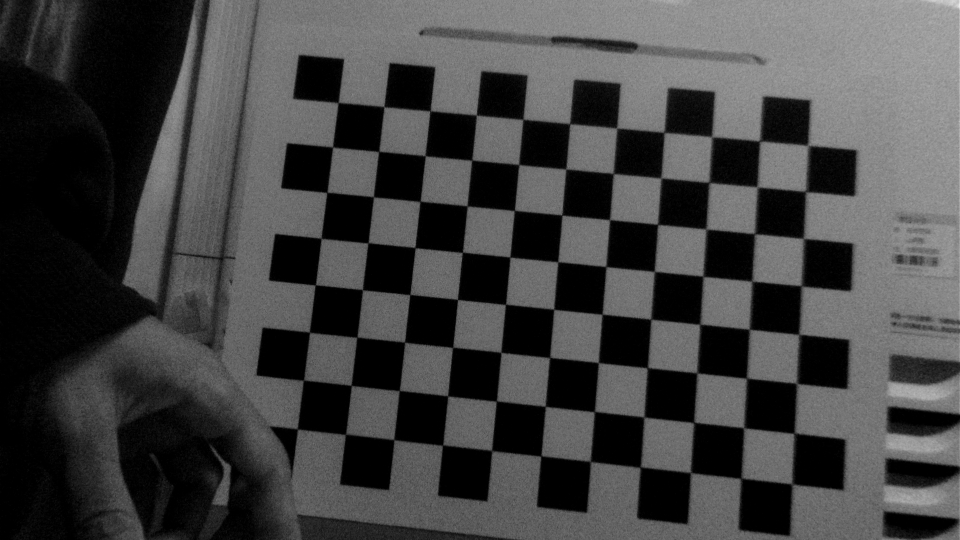
#> input picture deliverables/20261026/collab2_C22_seed7_board_trial/02_affine_220950/affine_plus24.png, 1920 x 1080 px (shown at 1/2 size); its folder holds 3 pictures in this run
$ python analyze_trial.py
#> lines starting #> are read from the running program, lines starting #| are printed output that depends on the picture; after the words box and inside, x2 and y2 are one past the last pixel; in counts of white or black regions, pixels touching at a corner belong together
"""Offline evidence checks; no UART or FPGA modifications."""
from pathlib import Path
import hashlib, json, sys
sys.path.insert(0, str(Path(__file__).parents[1]/'host_validation_deps'))
import cv2
import numpy as np

ROOT=Path('C:/Users/叶翔/Desktop/yx/G7_C22_seed7真实板测_二号_20261026')
out=Path(__file__).parent/'offline_analysis.json'
base=ROOT/'02_affine_220950'
images={name:cv2.imdecode(np.fromfile(str(base/(name+'.png')),np.uint8),cv2.IMREAD_GRAYSCALE)
        for name in ['affine_plus24','affine_minus24','real_restored']}
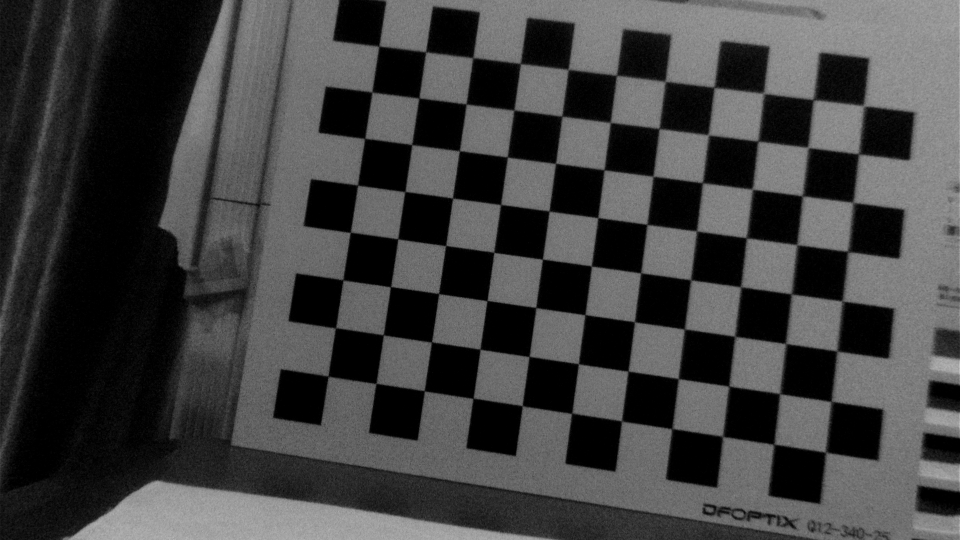
#> input picture deliverables/20261026/collab2_C22_seed7_board_trial/02_affine_220950/affine_minus24.png, 1920 x 1080 px (shown at 1/2 size)
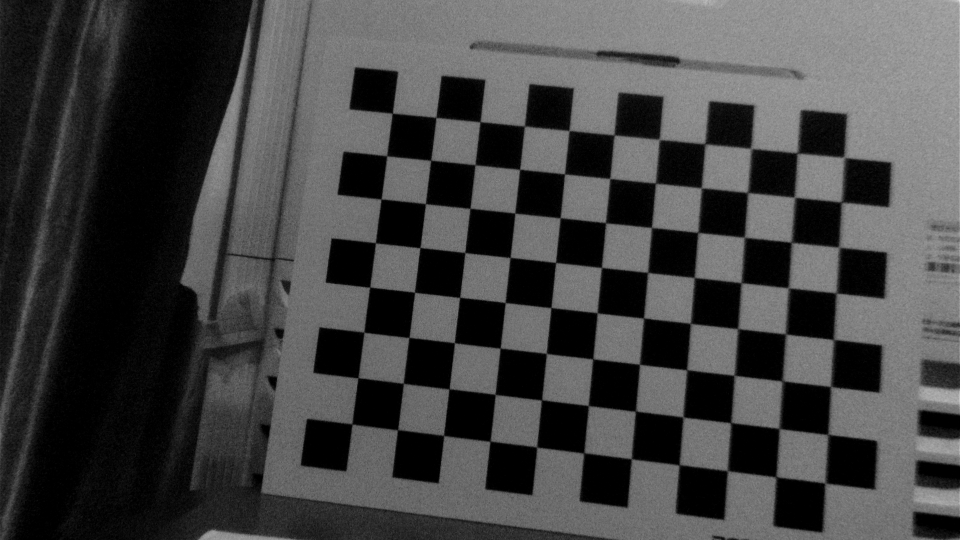
#> input picture deliverables/20261026/collab2_C22_seed7_board_trial/02_affine_220950/real_restored.png, 1920 x 1080 px (shown at 1/2 size)
#> images = 3 items
results=[]
for a,b,expected in [('affine_plus24','affine_minus24',48),('real_restored','affine_plus24',-24),('real_restored','affine_minus24',24)]:
    # Match the fixed, non-periodic room/book scene on the right; avoid checker aliases.
    mask=np.zeros_like(images[a]);mask[100:1000,1320:1880]=255
    orb=cv2.ORB_create(nfeatures=6000)
    ka,da=orb.detectAndCompute(images[a],mask)
    kb,db=orb.detectAndCompute(images[b],None)
    pairs=cv2.BFMatcher(cv2.NORM_HAMMING).knnMatch(da,db,k=2)
    good=[m for m,n in pairs if m.distance<.70*n.distance]
    pa=np.float32([ka[m.queryIdx].pt for m in good]);pb=np.float32([kb[m.trainIdx].pt for m in good])
    M,inliers=cv2.estimateAffinePartial2D(pa,pb,method=cv2.RANSAC,ransacReprojThreshold=2,maxIters=5000)
    take=inliers.ravel().astype(bool)
    delta=pb[take]-pa[take]
    med=np.median(delta,axis=0)
    results.append(dict(source=a,target=b,expected_image_dx_px=expected,
                        matches=len(good),inliers=int(take.sum()),median_dx_dy=med.tolist(),
                        median_residual_px=float(np.median(np.linalg.norm(delta-med,axis=1))),
                        affine_fit=M.tolist(),
                        verified=False,
                        note='Inconclusive: too few consistent inliers and scene movement; do not use as proof of affine effect'))
#> this loop made 3 passes
#> (pairs, good, M, med) on passes 1 to 2: (1434 matches, 31 matches, [[1.03, -0.0356, 60.45], [0.0356, 1.03, -138.6]], [74.37, -50.53]), (1519 matches, 81 matches, [[1.04, 0.00795, -138], [-0.00795, 1.04, -23.81]], [-73.05, -20.13])
#> (pairs, good, M, delta, med) on pass 3: (1519 matches, 31 matches, [[-4.65, -1.31, 7981.8], [1.31, -4.65, -177.1]], [[157, 905.8], [-399, 22.98]], [-121, 464.4])
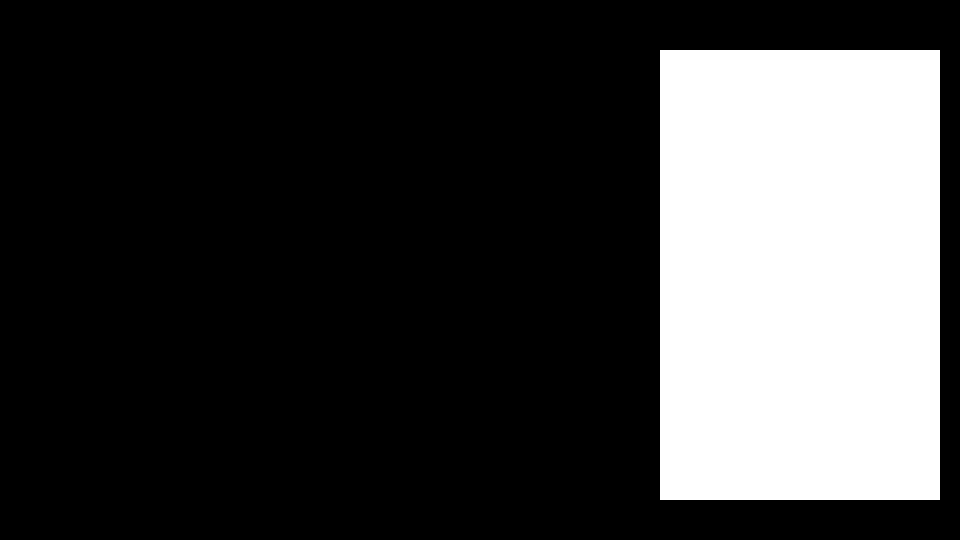
#> mask: shape (1080, 1920) (shown at 1/2 size); 24.3% white; 1 white region, box (x1, y1, x2, y2) and area: (1320, 100, 1880, 1000) 504000
#> after the loop, results = 3 items

# Independent double-precision Brown mapping: row-request locality diagnostic only.
# This deliberately does not model RTL rounding, prefetch, DDR grant latency or cycles.
fx,fy,cx,cy=1507.710442199695,1507.403518870939,883.533081692948,568.687748120301
k1,k2,p1,p2=-.381482584692,.156698401312,-.000303016236,-.000110983241
x=(np.arange(1920)-cx)/fx
#> x = 1920 values from -0.586 to 0.687
loads=0;tags=[-1]*4;cursor=0;row_span=[];per_line=[]
for v in range(1079,-1,-1):
    y=(v-cy)/fy;r2=x*x+y*y
    sy=np.clip(fy*(y*(1+k1*r2+k2*r2*r2)+p1*(r2+2*y*y)+2*p2*x*y)+cy,0,1079)
    row=1079-np.floor(sy).astype(int)
    row_span.append(int(row.max()-row.min()+1))
    # Consecutive identical row pairs have no intervening misses; collapse them.
    runs=np.r_[True,row[1:]!=row[:-1]]
    before=loads
    for a in row[runs]:
        a=int(a);b=max(0,a-1)
        while a not in tags or b not in tags:
            ha=a in tags;hb=b in tags
            target=b if ha else a
            victim=cursor
            if ha and not hb and tags[victim]==a: victim=(victim+1)%4
            elif not ha and hb and tags[victim]==b: victim=(victim+1)%4
            tags[victim]=target;cursor=(victim+1)%4;loads+=1
    per_line.append(loads-before)
#> after the loop, loads = 69916; per_line = 1080 values, max 126 at index 1078, min 0 at index 499, mean 64.74; row_span = 1080 values, max 72 at index 1078, min 1 at index 505, mean 37.62; tags = [979, 982, 981, 980]
result=dict(affine_image_checks=results,
            locality_diagnostic=dict(model='Independent float Brown map, 4 resident full source rows, round robin demand loading',
                source_row_span_per_output_line_max=max(row_span),
                source_row_span_per_output_line_mean=float(np.mean(row_span)),
                estimated_line_loads_per_frame=loads,estimated_line_loads_per_output_line_mean=float(np.mean(per_line)),
                caveat='Not bit exact or cycle accurate. Cannot alone prove the cause of measured 4fps.'),
            image_sha256={p.name:hashlib.sha256(p.read_bytes()).hexdigest() for p in base.glob('*.png')})
#> result = 3 items
out.write_text(json.dumps(result,ensure_ascii=False,indent=2),encoding='utf-8')
print(out)
print(json.dumps(result,ensure_ascii=False,indent=2))
#> (printed output is left out)
